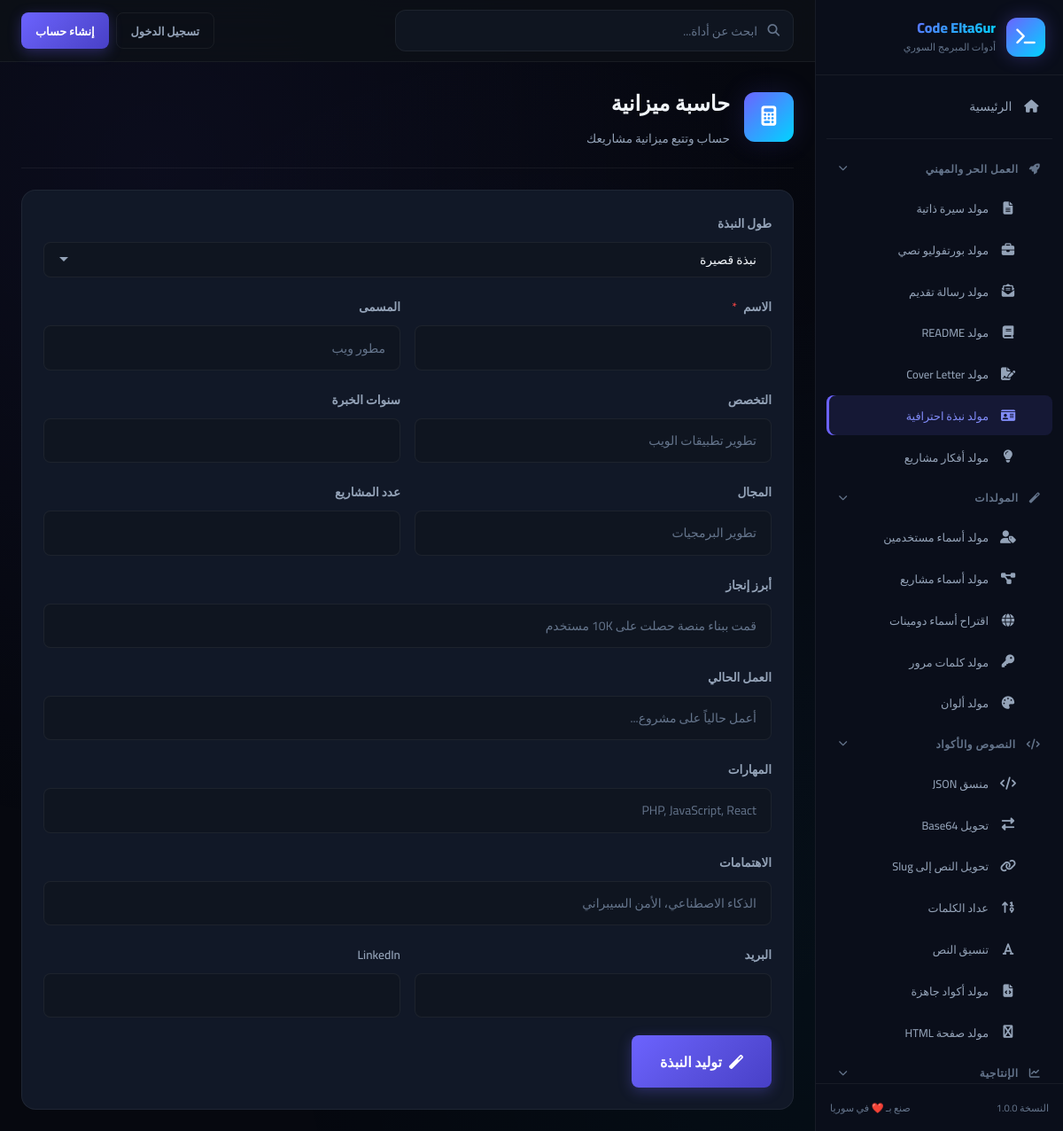
Screenshot of /tool.php?slug=bio-generator with the database file from the repository.
### tables this page shows
CREATE TABLE IF NOT EXISTS `tools` (
    `id` INT UNSIGNED AUTO_INCREMENT PRIMARY KEY,
    `name` VARCHAR(100) NOT NULL,
    `slug` VARCHAR(100) NOT NULL UNIQUE,
    `description` TEXT DEFAULT NULL,
    `icon` VARCHAR(50) DEFAULT 'fa-wrench',
    `category` VARCHAR(50) DEFAULT 'general',
    `status` TINYINT(1) DEFAULT 1,
    `sort_order` INT DEFAULT 0,
    `usage_count` INT UNSIGNED DEFAULT 0,
    `created_at` TIMESTAMP DEFAULT CURRENT_TIMESTAMP,
    INDEX `idx_slug` (`slug`),
    INDEX `idx_category` (`category`),
    INDEX `idx_status` (`status`)
);

### tool.php (called while the page is built, shortened)
<?php
$slug = sanitize($_GET['slug'] ?? '');
$tool = getToolBySlug($slug);
$toolFile = __DIR__ . '/tools/' . $slug . '.php';
$currentTool = $slug;
include $toolFile;

### includes/functions.php (called while the page is built, shortened)
<?php
function sanitize($input) {
    return htmlspecialchars(strip_tags(trim($input)), ENT_QUOTES, 'UTF-8');
}
function getAllTools($activeOnly = true) {
    $db = getDB();
    $sql = "SELECT * FROM tools";
    if ($activeOnly) {
        $sql .= " WHERE status = 1";
    }
    $sql .= " ORDER BY sort_order ASC";
    return $db->query($sql)->fetchAll();
}
function getToolBySlug($slug) {
    $db = getDB();
    $stmt = $db->prepare("SELECT * FROM tools WHERE slug = ? AND status = 1");
    $stmt->execute([$slug]);
    return $stmt->fetch();
}
function getTemplates($toolSlug, $type = null) {
    $db = getDB();
    $sql = "SELECT * FROM templates WHERE tool_slug = ?";
    $params = [$toolSlug];
    $stmt = $db->prepare($sql);
    $stmt->execute($params);
    return $stmt->fetchAll();
}

### tools/bio-generator.php (the view, shortened to what this page needs)
<?php
$templates = getTemplates('bio-generator');
include __DIR__ . '/../includes/header.php';
?>
<div class="tool-page-header">
    <div class="tool-page-icon"><i class="fas <?= $tool['icon'] ?>"></i></div>
    <div class="tool-page-info"><h1><?= sanitize($tool['name']) ?></h1><p><?= sanitize($tool['description']) ?></p></div>
</div>
<div class="card">
    <form method="POST">
        <div class="form-group">
            <label class="form-label">طول النبذة</label>
            <select name="template" class="form-control">
                <?php foreach ($templates as $t): ?><option value="<?= $t['type'] ?>"><?= sanitize($t['name']) ?></option><?php endforeach; ?>
            </select>
        </div>
        <div class="form-row">
            <div class="form-group"><label class="form-label">الاسم <span class="required">*</span></label><input type="text" name="name" class="form-control" required></div>
            <div class="form-group"><label class="form-label">المسمى</label><input type="text" name="title" class="form-control" placeholder="مطور ويب"></div>
        </div>
        <div class="form-row">
            <div class="form-group"><label class="form-label">التخصص</label><input type="text" name="specialization" class="form-control" placeholder="تطوير تطبيقات الويب"></div>
            <div class="form-group"><label class="form-label">سنوات الخبرة</label><input type="number" name="years" class="form-control" min="0" max="50"></div>
        </div>
        <div class="form-row">
            <div class="form-group"><label class="form-label">المجال</label><input type="text" name="field" class="form-control" placeholder="تطوير البرمجيات"></div>
            <div class="form-group"><label class="form-label">عدد المشاريع</label><input type="number" name="projects_count" class="form-control" min="0"></div>
        </div>
        <div class="form-group"><label class="form-label">أبرز إنجاز</label><input type="text" name="achievement" class="form-control" placeholder="قمت ببناء منصة حصلت على 10K مستخدم"></div>
        <div class="form-group"><label class="form-label">العمل الحالي</label><input type="text" name="current_work" class="form-control" placeholder="أعمل حالياً على مشروع..."></div>
        <div class="form-group"><label class="form-label">المهارات</label><input type="text" name="skills" class="form-control" placeholder="PHP, JavaScript, React"></div>
        <div class="form-group"><label class="form-label">الاهتمامات</label><input type="text" name="interests" class="form-control" placeholder="الذكاء الاصطناعي، الأمن السيبراني"></div>
        <div class="form-row">
            <div class="form-group"><label class="form-label">البريد</label><input type="email" name="email" class="form-control"></div>
            <div class="form-group"><label class="form-label">LinkedIn</label><input type="text" name="linkedin" class="form-control"></div>
        </div>
        <button type="submit" class="btn btn-primary btn-lg"><i class="fas fa-magic"></i> توليد النبذة</button>
    </form>
</div>
<?php include __DIR__ . '/../includes/footer.php'; ?>

### includes/sidebar.php (shortened to what this page needs)
<?php
$categories = [
    'career' => ['name' => 'العمل الحر والمهني', 'icon' => 'fa-rocket'],
    'generators' => ['name' => 'المولدات', 'icon' => 'fa-magic'],
    'text' => ['name' => 'النصوص والأكواد', 'icon' => 'fa-code'],
    'productivity' => ['name' => 'الإنتاجية', 'icon' => 'fa-chart-line']
];
try {
    $allTools = getAllTools();
    $toolsByCategory = [];
    foreach ($allTools as $tool) {
        $toolsByCategory[$tool['category']][] = $tool;
    }
} catch (Exception $e) {
    $toolsByCategory = [];
}
?>
<aside class="sidebar" id="sidebar">
    <div class="sidebar-header">
        <a href="<?= BASE_URL ?>" class="sidebar-logo">
            <div class="logo-icon">
                <i class="fas fa-terminal"></i>
            </div>
            <div class="logo-text">
                <span class="logo-title">Code Elta6ur</span>
                <span class="logo-subtitle">أدوات المبرمج السوري</span>
            </div>
        </a>
    </div>
    <nav class="sidebar-nav">
        <a href="<?= BASE_URL ?>" class="nav-item <?= $currentPage === 'home' ? 'active' : '' ?>">
            <i class="fas fa-home"></i>
            <span>الرئيسية</span>
        </a>
        <div class="nav-divider"></div>
        <?php foreach ($categories as $catKey => $catInfo): ?>
        <div class="nav-group">
            <div class="nav-group-title">
                <i class="fas <?= $catInfo['icon'] ?>"></i>
                <span><?= $catInfo['name'] ?></span>
                <i class="fas fa-chevron-down nav-group-arrow"></i>
            </div>
            <div class="nav-group-items">
                <?php if (isset($toolsByCategory[$catKey])): ?>
                <?php foreach ($toolsByCategory[$catKey] as $tool): ?>
                <a href="<?= BASE_URL ?>tool.php?slug=<?= $tool['slug'] ?>"
                   class="nav-item nav-sub-item <?= (isset($currentTool) && $currentTool === $tool['slug']) ? 'active' : '' ?>">
                    <i class="fas <?= $tool['icon'] ?>"></i>
                    <span><?= sanitize($tool['name']) ?></span>
                </a>
                <?php endforeach; ?>
                <?php endif; ?>
            </div>
        </div>
        <?php endforeach; ?>
    </nav>
    <div class="sidebar-footer">
        <div class="sidebar-footer-text">
            <span>النسخة <?= APP_VERSION ?></span>
            <span>صنع بـ ❤️ في سوريا</span>
        </div>
    </div>
</aside>

### rows the page displays
tools: name "مولد سيرة ذاتية"
tools: name "مولد بورتفوليو نصي"
tools: name "مولد رسالة تقديم"
tools: name "مولد README"
tools: name "مولد Cover Letter"
tools: name "مولد نبذة احترافية"
tools: name "مولد أفكار مشاريع"
tools: name "مولد أسماء مستخدمين"
tools: name "مولد أسماء مشاريع"
tools: name "اقتراح أسماء دومينات"
tools: name "مولد كلمات مرور"
tools: name "مولد ألوان"
tools: name "منسق JSON"
tools: name "تحويل Base64"
tools: name "تحويل النص إلى Slug"
tools: name "عداد الكلمات"
tools: name "تنسيق النص"
tools: name "مولد أكواد جاهزة"
tools: name "مولد صفحة HTML"
tools: name "حاسبة ميزانية", description "حساب وتتبع ميزانية مشاريعك"

### other values shown
$catInfo['name'] "العمل الحر والمهني"
$catInfo['name'] "المولدات"
$catInfo['name'] "النصوص والأكواد"
$catInfo['name'] "الإنتاجية"
APP_VERSION "1.0.0"
form field template "نبذة قصيرة"
